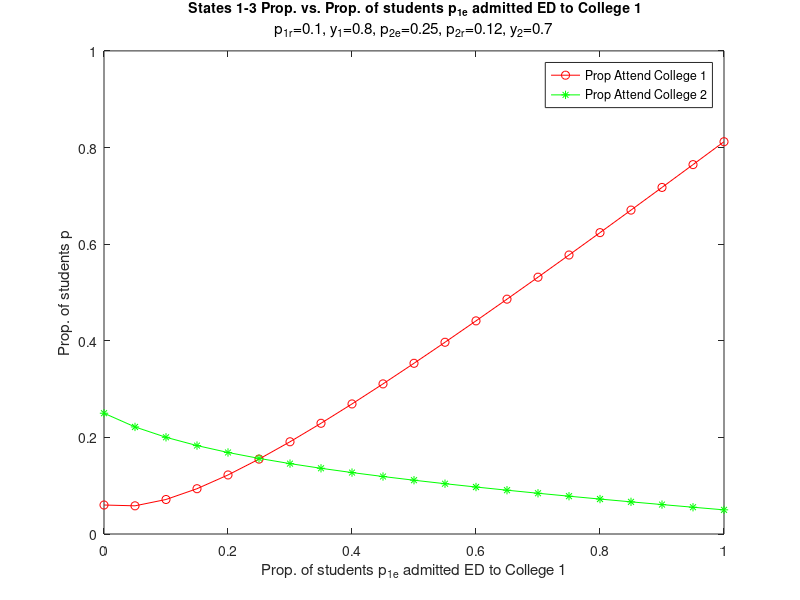

Write MATLAB code to recreate this figure.
clear all; close all;

n = 20; % number of intervals
for i = 0:n
p1e = i*(1/n); % College 1's ED acceptance rate
p1r = 0.1; % College 1's RD acceptance rate
y1 = 0.8; % College 1's RD yield

p2e = 0.25; % College 2's ED acceptance rate
p2r = 0.12; % College 2's RD acceptance rate
y2 = 0.7; % College 2's RD yield

a = 1;
r = a*p1e/(p1e+p2e); %prop. applying to College 1 ED proportional to index

% States 1-12: ED Attend 1, ED Attend 2, RD Attend 1, Attend Neither, 
% RD Attend 2, Original Group, ED Pool 1, ED Pool 2, RD Pool 1, RD Pool 2,
% RD Admitted 1, RD Admitted 2

% transition matrix
A = [1 0 0 0 0 0 p1e 0 0 0 0 0
    0 1 0 0 0 0 0 p2e 0 0 0 0
    0 0 1 0 0 0 0 0 0 0 y1 0
    0 0 0 1 0 0 0 0 1-p1r 1-p2r 1-y1 1-y2
    0 0 0 0 1 0 0 0 0 0 0 y2
    0 0 0 0 0 0 0 0 0 0 0 0
    0 0 0 0 0 r 0 0 0 0 0 0
    0 0 0 0 0 1-r 0 0 0 0 0 0
    0 0 0 0 0 0 0 1-p2e 0 0 0 0
    0 0 0 0 0 0 1-p1e 0 0 0 0 0
    0 0 0 0 0 0 0 0 p1r 0 0 0
    0 0 0 0 0 0 0 0 0 p2r 0 0];

% initial condition: all start in state 6: starting student pool
ci = [0 0 0 0 0 1 0 0 0 0 0 0]';
ciFinal = (A^4*ci)';

attend1 = ciFinal(1)+ciFinal(3); %Prop Attend 1
attend2 = ciFinal(2)+ciFinal(5); %Prop Attend 2

C1(i+1) = attend1; %avoid 0 indexing
C2(i+1) = attend2;
end

figure;
plot((0:n)/n, C1,'-ro');
hold on;
plot((0:n)/n, C2,'-g*');
xlim([0 1])
ylim([0 1])
legend('Prop Attend College 1','Prop Attend College 2');
xlabel('{Prop. of students p_{1e} admitted ED to College 1}');
ylabel('{Prop. of students p}');
title({'{\bf\fontsize{14} States 1-3 Prop. vs. Prop. of students p_{1e} admitted ED to College 1}'; 'p_{1r}=0.1, y_{1}=0.8, p_{2e}=0.25, p_{2r}=0.12, y_{2}=0.7'},'FontWeight','Normal');

